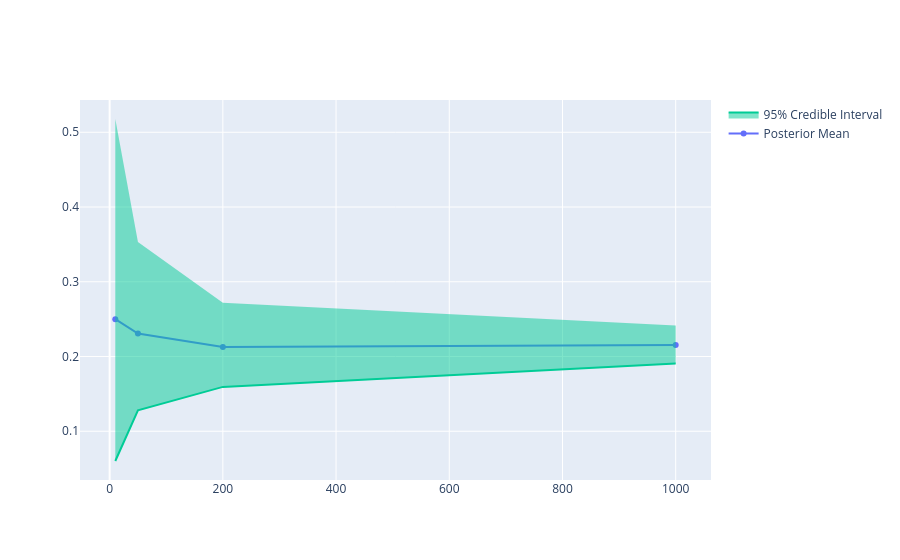

This figure's notebook cell:
### Code cell
fig.add_trace(
    go.Scatter(
        x=sample_sizes,
        y=upper_bounds,
        mode="lines",
        line=dict(width=0),
        showlegend=False,
    )
)
fig.add_trace(
    go.Scatter(
        x=sample_sizes,
        y=lower_bounds,
        mode="lines",
        fill="tonexty",
        name="95% Credible Interval",
    )
)

### Figure 1 — Plotly figure (JSON) as saved in the notebook; plotly's stock layout.template omitted (floating-point values rounded to 4 significant figures)
{"data": [{"mode": "lines+markers", "name": "Posterior Mean", "type": "scatter", "x": [10, 50, 200, 1000], "y": [0.25, 0.2308, 0.2129, 0.2156]}, {"line": {"width": 0}, "mode": "lines", "showlegend": false, "type": "scatter", "x": [10, 50, 200, 1000], "y": [0.5178, 0.3532, 0.2718, 0.2415]}, {"fill": "tonexty", "mode": "lines", "name": "95% Credible Interval", "type": "scatter", "x": [10, 50, 200, 1000], "y": [0.06022, 0.1279, 0.1594, 0.1907]}], "layout": {}}
